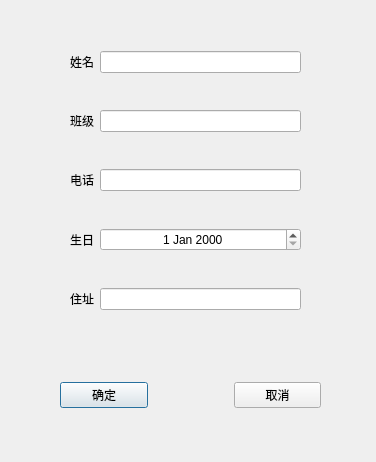
<?xml version="1.0" encoding="UTF-8"?>
<ui version="4.0">
 <class>UpdateStudentDialog</class>
 <widget class="QDialog" name="UpdateStudentDialog">
  <property name="geometry">
   <rect>
    <x>0</x>
    <y>0</y>
    <width>376</width>
    <height>462</height>
   </rect>
  </property>
  <property name="windowTitle">
   <string>Dialog</string>
  </property>
  <widget class="QWidget" name="widget" native="true">
   <property name="geometry">
    <rect>
     <x>70</x>
     <y>20</y>
     <width>231</width>
     <height>321</height>
    </rect>
   </property>
   <layout class="QGridLayout" name="gridLayout">
    <item row="0" column="0">
     <widget class="QLabel" name="label_2">
      <property name="text">
       <string>姓名</string>
      </property>
     </widget>
    </item>
    <item row="0" column="1">
     <widget class="QLineEdit" name="name"/>
    </item>
    <item row="1" column="0">
     <widget class="QLabel" name="label_3">
      <property name="text">
       <string>班级</string>
      </property>
     </widget>
    </item>
    <item row="1" column="1">
     <widget class="QLineEdit" name="_class"/>
    </item>
    <item row="2" column="0">
     <widget class="QLabel" name="label_4">
      <property name="text">
       <string>电话</string>
      </property>
     </widget>
    </item>
    <item row="2" column="1">
     <widget class="QLineEdit" name="phone"/>
    </item>
    <item row="3" column="0">
     <widget class="QLabel" name="label_5">
      <property name="text">
       <string>生日</string>
      </property>
     </widget>
    </item>
    <item row="3" column="1">
     <widget class="QDateEdit" name="birth">
      <property name="alignment">
       <set>Qt::AlignCenter</set>
      </property>
     </widget>
    </item>
    <item row="4" column="0">
     <widget class="QLabel" name="label_6">
      <property name="text">
       <string>住址</string>
      </property>
     </widget>
    </item>
    <item row="4" column="1">
     <widget class="QLineEdit" name="address"/>
    </item>
   </layout>
  </widget>
  <widget class="QWidget" name="widget_2" native="true">
   <property name="geometry">
    <rect>
     <x>60</x>
     <y>350</y>
     <width>261</width>
     <height>91</height>
    </rect>
   </property>
   <layout class="QHBoxLayout" name="horizontalLayout">
    <item>
     <widget class="QPushButton" name="ok_button">
      <property name="text">
       <string>确定</string>
      </property>
     </widget>
    </item>
    <item>
     <spacer name="horizontalSpacer">
      <property name="orientation">
       <enum>Qt::Horizontal</enum>
      </property>
      <property name="sizeType">
       <enum>QSizePolicy::Fixed</enum>
      </property>
      <property name="sizeHint" stdset="0">
       <size>
        <width>80</width>
        <height>20</height>
       </size>
      </property>
     </spacer>
    </item>
    <item>
     <widget class="QPushButton" name="cancel_button">
      <property name="text">
       <string>取消</string>
      </property>
     </widget>
    </item>
   </layout>
  </widget>
  <widget class="QLabel" name="hint_label">
   <property name="geometry">
    <rect>
     <x>107</x>
     <y>330</y>
     <width>171</width>
     <height>41</height>
    </rect>
   </property>
   <property name="text">
    <string> </string>
   </property>
   <property name="alignment">
    <set>Qt::AlignCenter</set>
   </property>
  </widget>
 </widget>
 <resources/>
 <connections/>
</ui>
